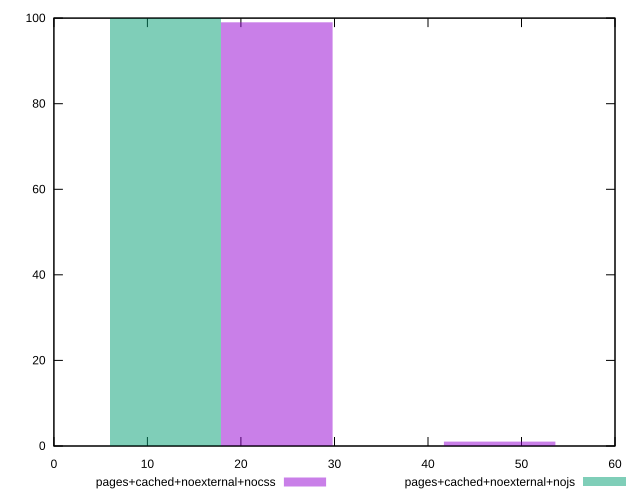

Reproduce this figure in gnuplot.
reset
set terminal svg size 640, 500 enhanced background rgb 'white'
set output "reprap/bootup-time/comparison/histogram/9_vs_10.svg"

$pagesCachedNoexternalNocss <<EOF
23.831620264716054 99
47.66324052943211 1
EOF

$pagesCachedNoexternalNojs <<EOF
11.915810132358027 100
EOF

set key outside below
set boxwidth 11.915810132358027
set yrange [0:100]
set style fill transparent solid 0.5 noborder

plot \
  $pagesCachedNoexternalNocss title "pages+cached+noexternal+nocss" with boxes, \
  $pagesCachedNoexternalNojs title "pages+cached+noexternal+nojs" with boxes, \


reset
